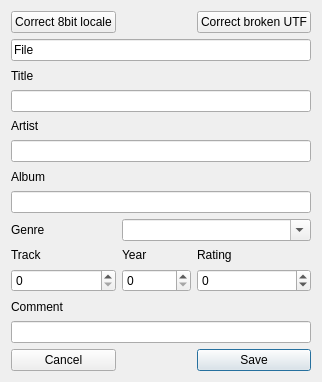
<?xml version="1.0" encoding="UTF-8"?>
<ui version="4.0">
 <class>TagEditorClass</class>
 <widget class="QDialog" name="TagEditorClass">
  <property name="geometry">
   <rect>
    <x>0</x>
    <y>0</y>
    <width>322</width>
    <height>382</height>
   </rect>
  </property>
  <property name="windowTitle">
   <string>TagEditor</string>
  </property>
  <property name="windowIcon">
   <iconset resource="resource.qrc">
    <normaloff>:/icons/application.png</normaloff>:/icons/application.png</iconset>
  </property>
  <layout class="QGridLayout">
   <item row="1" column="0" colspan="3">
    <widget class="QLineEdit" name="label">
     <property name="text">
      <string>File</string>
     </property>
     <property name="readOnly">
      <bool>true</bool>
     </property>
    </widget>
   </item>
   <item row="13" column="0">
    <widget class="QPushButton" name="pushButton_Cancel">
     <property name="text">
      <string>Cancel</string>
     </property>
     <property name="icon">
      <iconset resource="resource.qrc">
       <normaloff>:/icons/ban.png</normaloff>:/icons/ban.png</iconset>
     </property>
    </widget>
   </item>
   <item row="13" column="2">
    <widget class="QPushButton" name="pushButton_Save">
     <property name="text">
      <string>Save</string>
     </property>
     <property name="icon">
      <iconset resource="resource.qrc">
       <normaloff>:/icons/save.png</normaloff>:/icons/save.png</iconset>
     </property>
     <property name="autoDefault">
      <bool>true</bool>
     </property>
     <property name="default">
      <bool>true</bool>
     </property>
    </widget>
   </item>
   <item row="0" column="0">
    <widget class="QPushButton" name="pushButton_Correct">
     <property name="text">
      <string>Correct 8bit locale</string>
     </property>
    </widget>
   </item>
   <item row="0" column="2">
    <widget class="QPushButton" name="pushButton_Correct2">
     <property name="text">
      <string>Correct broken UTF</string>
     </property>
    </widget>
   </item>
   <item row="3" column="0" colspan="3">
    <widget class="QLineEdit" name="lineTitle"/>
   </item>
   <item row="5" column="0" colspan="3">
    <widget class="QLineEdit" name="lineArtist"/>
   </item>
   <item row="7" column="0" colspan="3">
    <widget class="QLineEdit" name="lineAlbum"/>
   </item>
   <item row="2" column="0" colspan="3">
    <widget class="QLabel" name="label_2">
     <property name="text">
      <string>Title</string>
     </property>
    </widget>
   </item>
   <item row="4" column="0" colspan="3">
    <widget class="QLabel" name="label_3">
     <property name="text">
      <string>Artist</string>
     </property>
    </widget>
   </item>
   <item row="6" column="0" colspan="3">
    <widget class="QLabel" name="label_4">
     <property name="text">
      <string>Album</string>
     </property>
    </widget>
   </item>
   <item row="12" column="0" colspan="3">
    <widget class="QLineEdit" name="lineComment"/>
   </item>
   <item row="11" column="0" colspan="3">
    <widget class="QLabel" name="label_5">
     <property name="text">
      <string>Comment</string>
     </property>
    </widget>
   </item>
   <item row="8" column="1" colspan="2">
    <widget class="QComboBox" name="comboBox_Genre">
     <property name="editable">
      <bool>true</bool>
     </property>
    </widget>
   </item>
   <item row="8" column="0">
    <widget class="QLabel" name="label_6">
     <property name="text">
      <string>Genre</string>
     </property>
    </widget>
   </item>
   <item row="10" column="0">
    <widget class="QSpinBox" name="spinBox_Track">
     <property name="maximum">
      <number>999</number>
     </property>
    </widget>
   </item>
   <item row="10" column="1">
    <widget class="QSpinBox" name="spinBox_Year">
     <property name="maximum">
      <number>9999</number>
     </property>
    </widget>
   </item>
   <item row="9" column="0">
    <widget class="QLabel" name="label_7">
     <property name="text">
      <string>Track</string>
     </property>
    </widget>
   </item>
   <item row="9" column="1">
    <widget class="QLabel" name="label_8">
     <property name="text">
      <string>Year</string>
     </property>
    </widget>
   </item>
   <item row="10" column="2">
    <widget class="QSpinBox" name="spinBox_Rating">
     <property name="minimum">
      <number>-99</number>
     </property>
     <property name="value">
      <number>0</number>
     </property>
    </widget>
   </item>
   <item row="9" column="2">
    <widget class="QLabel" name="label_9">
     <property name="text">
      <string>Rating</string>
     </property>
    </widget>
   </item>
  </layout>
 </widget>
 <layoutdefault spacing="6" margin="11"/>
 <tabstops>
  <tabstop>lineTitle</tabstop>
  <tabstop>lineArtist</tabstop>
  <tabstop>lineAlbum</tabstop>
  <tabstop>comboBox_Genre</tabstop>
  <tabstop>spinBox_Track</tabstop>
  <tabstop>spinBox_Year</tabstop>
  <tabstop>spinBox_Rating</tabstop>
  <tabstop>lineComment</tabstop>
  <tabstop>pushButton_Cancel</tabstop>
  <tabstop>pushButton_Save</tabstop>
  <tabstop>pushButton_Correct</tabstop>
  <tabstop>pushButton_Correct2</tabstop>
  <tabstop>label</tabstop>
 </tabstops>
 <resources>
  <include location="resource.qrc"/>
 </resources>
 <connections>
  <connection>
   <sender>pushButton_Save</sender>
   <signal>clicked()</signal>
   <receiver>TagEditorClass</receiver>
   <slot>save()</slot>
   <hints>
    <hint type="sourcelabel">
     <x>312</x>
     <y>372</y>
    </hint>
    <hint type="destinationlabel">
     <x>383</x>
     <y>312</y>
    </hint>
   </hints>
  </connection>
  <connection>
   <sender>pushButton_Cancel</sender>
   <signal>clicked()</signal>
   <receiver>TagEditorClass</receiver>
   <slot>close()</slot>
   <hints>
    <hint type="sourcelabel">
     <x>74</x>
     <y>372</y>
    </hint>
    <hint type="destinationlabel">
     <x>4</x>
     <y>324</y>
    </hint>
   </hints>
  </connection>
  <connection>
   <sender>pushButton_Correct</sender>
   <signal>clicked()</signal>
   <receiver>TagEditorClass</receiver>
   <slot>correct1()</slot>
   <hints>
    <hint type="sourcelabel">
     <x>67</x>
     <y>19</y>
    </hint>
    <hint type="destinationlabel">
     <x>5</x>
     <y>23</y>
    </hint>
   </hints>
  </connection>
  <connection>
   <sender>pushButton_Correct2</sender>
   <signal>clicked()</signal>
   <receiver>TagEditorClass</receiver>
   <slot>correct2()</slot>
   <hints>
    <hint type="sourcelabel">
     <x>312</x>
     <y>33</y>
    </hint>
    <hint type="destinationlabel">
     <x>384</x>
     <y>25</y>
    </hint>
   </hints>
  </connection>
 </connections>
</ui>
